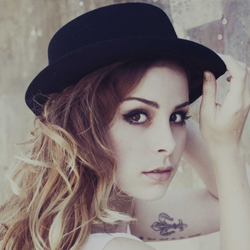
%> input picture implementacoes/PDI/task2/TEMP__/lena2.jpg, 250 x 250 px
$ octave mainTask2.m   (GNU Octave 9; MATLAB toolbox functions it lacks are replaced by stand-ins)
%> lines starting %> are read from the running program, lines starting %| are printed output that depends on the picture
close all; clear all; clc;


%% Fast Fourier Transform (low-pass filter)
imgIn = imread ('lena2.jpg');
%> imgIn is the input picture: size 250x250x3 uint8; mean R, G, B 128.3, 118.5, 116.9
imgIn = rgb2gray(imgIn);
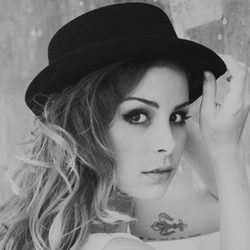
%> imgIn: size 250x250 uint8; min 12, max 193, mean 121.2

fftImg = FFTImg(imgIn);
[imgOut, imgSP1, imgSP2] = fftImg.filter('lowgauss', 15);
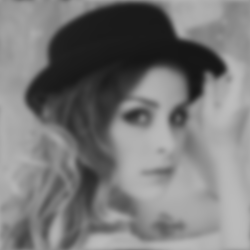
%> imgOut: size 250x250 uint8; min 21, max 189, mean 120.7

figure, imshow(imgIn)
title('Imagem Original');

imgSP1 = mat2gray(log(abs(imgSP1) + 1));
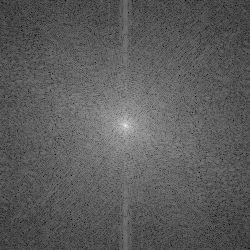
%> imgSP1: size 250x250 double; min 0, max 1, mean 0.361
figure, imshow(imgSP1);
title('Espectro da imagem original');

figure, imshow(fftImg.H)
%> after `imshow(fftImg.H)`:
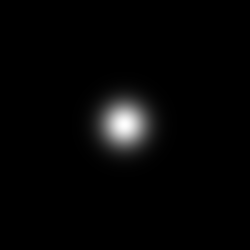
%> displayed picture: size 250x250, on the screen's scale of 0 to 255; min 0, max 255, mean 5.8
title('Filtro');

imgSP2 = mat2gray(log(abs(imgSP2) + 1));
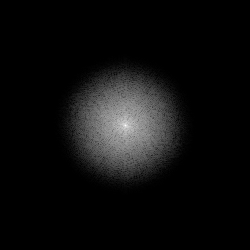
%> imgSP2: size 250x250 double; min 0, max 1, mean 0.055
figure, imshow(imgSP2);
title('Espectro do resultado do filtro');

figure, imshow(imgOut)
title('Imagem final');

figure, surf(fftImg.H), colormap(jet)
%> after `colormap(jet)`:
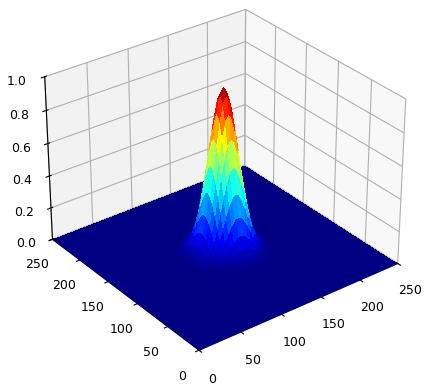
%> figure redrawn from the program's plot data


%%
